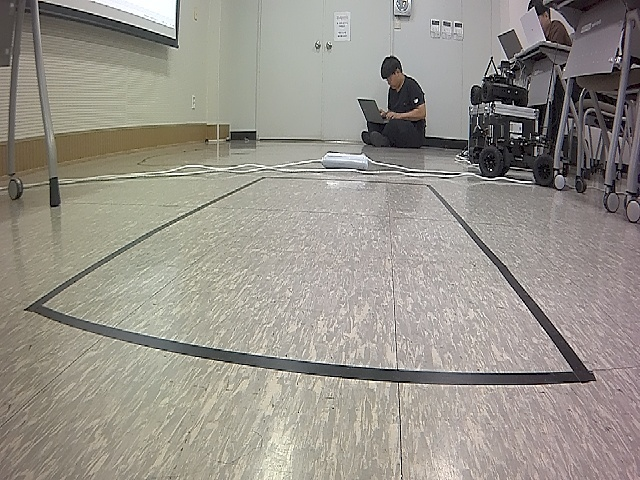
#> input picture debug_frame_0013.jpg, 640 x 480 px, given in place of the camera
$ python detect_line.py
#> lines starting #> are read from the running program, lines starting #| are printed output that depends on the picture; after the words box and inside, x2 and y2 are one past the last pixel; in counts of white or black regions, pixels touching at a corner belong together
import cv2
import numpy as np
import math

def get_line_angle(line):
    x1, y1, x2, y2 = line[0]
    # 각도 계산 (세로선이 기준이므로 90도에서 뺌)
    angle_rad = math.atan2(y2 - y1, x2 - x1)
    angle_deg = math.degrees(angle_rad)
    vertical_angle = 90 - angle_deg
    # 좌측 기울어짐: +, 우측 기울어짐: -
    return vertical_angle

def main():
    cap = cv2.VideoCapture(4)

    if not cap.isOpened():
        print("Failed to open camera.")
        return

    while True:
        ret, frame = cap.read()
#> frame is the input picture: shape (480, 640, 3); mean B, G, R 139, 147.1, 151.5
        if not ret:
            print("Failed to read frame.")
            break

        # 회색조로 변환 및 블러
        gray = cv2.cvtColor(frame, cv2.COLOR_BGR2GRAY)
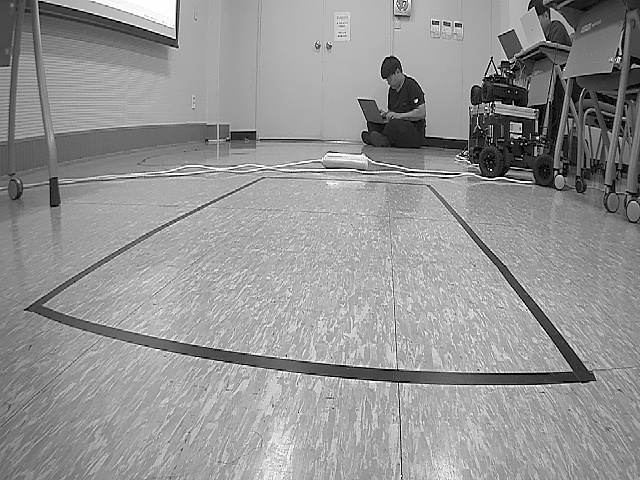
#> gray: shape (480, 640); min 0, max 255, mean 147.5
        blur = cv2.GaussianBlur(gray, (5, 5), 0)
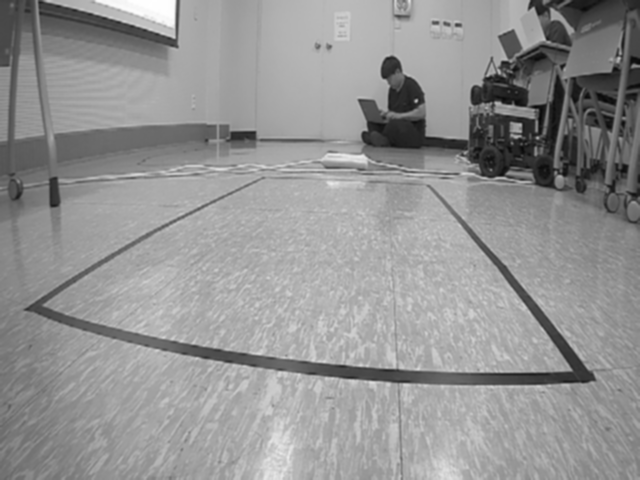
#> blur: shape (480, 640); min 7, max 255, mean 147.5

        # 임계값으로 이진화 (어두운 선 검출용)
        _, binary = cv2.threshold(blur, 60, 255, cv2.THRESH_BINARY_INV)
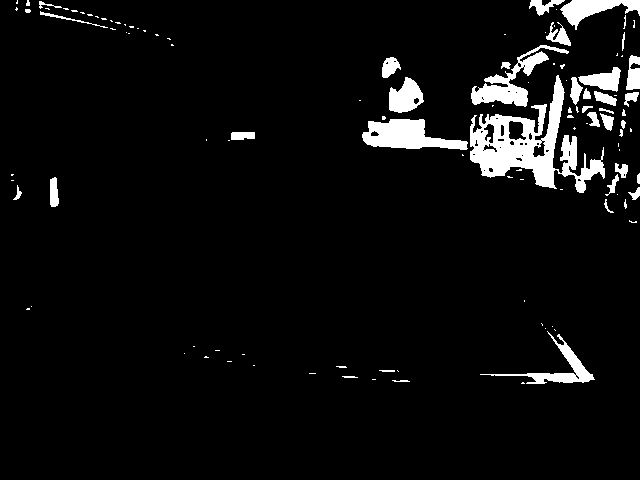
#> binary: shape (480, 640); 5.4% white; 115 white regions (77 under 20 px), largest, box (x1, y1, x2, y2) and area: (470, 75, 605, 193) 5540, (362, 119, 468, 150) 1964, (471, 45, 569, 107) 1702

        # 캐니 엣지 & 직선 검출
        edges = cv2.Canny(binary, 50, 150)
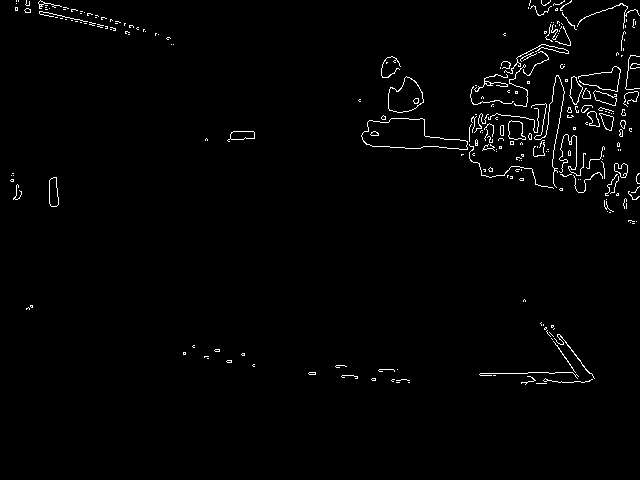
#> edges: shape (480, 640); 1.5% white in thin lines or dots, all inside (x1, y1, x2, y2) = (10, 0, 640, 385)
        lines = cv2.HoughLinesP(edges, 1, np.pi / 180, threshold=80,
                                minLineLength=50, maxLineGap=10)
#> lines = [[15, 7, 91, 22], [15, 10, 115, 28]]

        angle_to_display = None

        if lines is not None:
            # 가장 긴 선 하나 선택
            longest_line = max(lines, key=lambda l: np.hypot(l[0][2] - l[0][0], l[0][3] - l[0][1]))
#> longest_line = [[15, 10, 115, 28]]
            angle = get_line_angle(longest_line)
#> in get_line_angle, `x1, y1, x2, y2 = line[0]`: x1 = 15; y1 = 10; x2 = 115; y2 = 28
#> in get_line_angle, `angle_rad = math.atan2(y2 - y1, x2 - x1)`: angle_rad = 0.178
#> in get_line_angle, `angle_deg = math.degrees(angle_rad)`: angle_deg = 10.2
#> in get_line_angle, `vertical_angle = 90 - angle_deg`: vertical_angle = 79.8
#> angle = 79.8

            # 수직 기준으로 -90~+90 범위 제한
            if angle > 90:
                angle -= 180
            elif angle < -90:
                angle += 180

            # 기준이 수직일 때 0, 왼쪽으로 기울면 +, 오른쪽 기울면 -
            deviation = -angle
#> deviation = -79.8
            angle_to_display = deviation
#> angle_to_display = -79.8

            # 직선 표시
            x1, y1, x2, y2 = longest_line[0]
#> x1 = 15; y1 = 10; x2 = 115; y2 = 28
            cv2.line(frame, (x1, y1), (x2, y2), (0, 255, 0), 3)

            # 텍스트 표시 (흰색, Slope)
            cv2.putText(frame, f"Slope: {deviation:.1f} deg", (30, 50),
                        cv2.FONT_HERSHEY_SIMPLEX, 1, (255, 255, 255), 2)
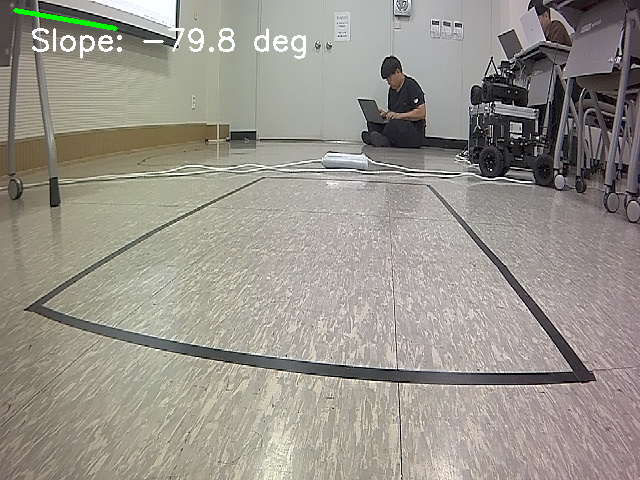
#> frame: shape (480, 640, 3); mean B, G, R 139.6, 148.1, 152.1

        cv2.imshow("Line Detection", frame)
        cv2.imshow("Binary", binary)

        if cv2.waitKey(1) & 0xFF == 27:  # ESC 키 종료
#> (key Esc is pressed here)
            break

    cap.release()
    cv2.destroyAllWindows()

if __name__ == "__main__":
    main()
